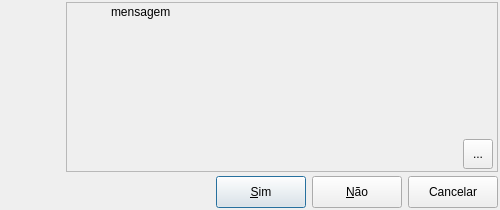
<?xml version="1.0" encoding="UTF-8"?>
<ui version="4.0">
 <class>CaixaMensagem</class>
 <widget class="QDialog" name="CaixaMensagem">
  <property name="windowModality">
   <enum>Qt::ApplicationModal</enum>
  </property>
  <property name="geometry">
   <rect>
    <x>0</x>
    <y>0</y>
    <width>500</width>
    <height>210</height>
   </rect>
  </property>
  <property name="sizePolicy">
   <sizepolicy hsizetype="Minimum" vsizetype="Minimum">
    <horstretch>0</horstretch>
    <verstretch>0</verstretch>
   </sizepolicy>
  </property>
  <property name="minimumSize">
   <size>
    <width>500</width>
    <height>210</height>
   </size>
  </property>
  <property name="windowTitle">
   <string>Dialog</string>
  </property>
  <property name="windowIcon">
   <iconset resource="../res/resources.qrc">
    <normaloff>:/icones/icones/pgsqlModeler48x48.png</normaloff>:/icones/icones/pgsqlModeler48x48.png</iconset>
  </property>
  <layout class="QGridLayout" name="gridLayout_4">
   <property name="margin">
    <number>2</number>
   </property>
   <property name="spacing">
    <number>4</number>
   </property>
   <item row="0" column="0" rowspan="2">
    <widget class="QWidget" name="imgmeio_wgt" native="true">
     <property name="minimumSize">
      <size>
       <width>60</width>
       <height>0</height>
      </size>
     </property>
     <property name="maximumSize">
      <size>
       <width>60</width>
       <height>16777215</height>
      </size>
     </property>
     <property name="styleSheet">
      <string notr="true">background-image: url(:/imagens/imagens/barra_logo_meio_cinza.png); background-repeat: repeat-y;
border: 1px #ff00ff solid;</string>
     </property>
     <layout class="QVBoxLayout" name="verticalLayout">
      <property name="spacing">
       <number>0</number>
      </property>
      <property name="margin">
       <number>0</number>
      </property>
      <item>
       <widget class="QLabel" name="label">
        <property name="sizePolicy">
         <sizepolicy hsizetype="Fixed" vsizetype="Fixed">
          <horstretch>0</horstretch>
          <verstretch>0</verstretch>
         </sizepolicy>
        </property>
        <property name="minimumSize">
         <size>
          <width>60</width>
          <height>82</height>
         </size>
        </property>
        <property name="maximumSize">
         <size>
          <width>60</width>
          <height>82</height>
         </size>
        </property>
        <property name="text">
         <string/>
        </property>
        <property name="pixmap">
         <pixmap resource="../res/resources.qrc">:/imagens/imagens/barra_logo_topo.png</pixmap>
        </property>
       </widget>
      </item>
      <item>
       <spacer name="verticalSpacer_2">
        <property name="orientation">
         <enum>Qt::Vertical</enum>
        </property>
        <property name="sizeHint" stdset="0">
         <size>
          <width>20</width>
          <height>15</height>
         </size>
        </property>
       </spacer>
      </item>
      <item>
       <widget class="QLabel" name="label_2">
        <property name="minimumSize">
         <size>
          <width>60</width>
          <height>119</height>
         </size>
        </property>
        <property name="maximumSize">
         <size>
          <width>60</width>
          <height>119</height>
         </size>
        </property>
        <property name="text">
         <string/>
        </property>
        <property name="pixmap">
         <pixmap resource="../res/resources.qrc">:/imagens/imagens/barra_logo_base.png</pixmap>
        </property>
       </widget>
      </item>
     </layout>
    </widget>
   </item>
   <item row="0" column="1">
    <widget class="QFrame" name="frame">
     <property name="sizePolicy">
      <sizepolicy hsizetype="Minimum" vsizetype="Minimum">
       <horstretch>0</horstretch>
       <verstretch>0</verstretch>
      </sizepolicy>
     </property>
     <property name="minimumSize">
      <size>
       <width>432</width>
       <height>168</height>
      </size>
     </property>
     <property name="frameShape">
      <enum>QFrame::StyledPanel</enum>
     </property>
     <property name="frameShadow">
      <enum>QFrame::Raised</enum>
     </property>
     <layout class="QGridLayout" name="gridLayout_3">
      <property name="margin">
       <number>2</number>
      </property>
      <item row="1" column="0">
       <layout class="QHBoxLayout" name="horizontalLayout_3">
        <property name="spacing">
         <number>0</number>
        </property>
        <property name="rightMargin">
         <number>2</number>
        </property>
        <item>
         <spacer name="horizontalSpacer">
          <property name="orientation">
           <enum>Qt::Horizontal</enum>
          </property>
          <property name="sizeHint" stdset="0">
           <size>
            <width>361</width>
            <height>27</height>
           </size>
          </property>
         </spacer>
        </item>
        <item>
         <widget class="QToolButton" name="exibir_exec_tb">
          <property name="minimumSize">
           <size>
            <width>30</width>
            <height>30</height>
           </size>
          </property>
          <property name="toolTip">
           <string>Exibir/Esconder pilha de exceções.</string>
          </property>
          <property name="text">
           <string>...</string>
          </property>
          <property name="icon">
           <iconset resource="../res/resources.qrc">
            <normaloff>:/icones/icones/refazer.png</normaloff>:/icones/icones/refazer.png</iconset>
          </property>
          <property name="iconSize">
           <size>
            <width>22</width>
            <height>22</height>
           </size>
          </property>
          <property name="checkable">
           <bool>true</bool>
          </property>
         </widget>
        </item>
       </layout>
      </item>
      <item row="0" column="0">
       <widget class="QStackedWidget" name="grupo_objs_wgt">
        <property name="sizePolicy">
         <sizepolicy hsizetype="Minimum" vsizetype="Minimum">
          <horstretch>0</horstretch>
          <verstretch>0</verstretch>
         </sizepolicy>
        </property>
        <property name="minimumSize">
         <size>
          <width>424</width>
          <height>122</height>
         </size>
        </property>
        <property name="frameShape">
         <enum>QFrame::NoFrame</enum>
        </property>
        <property name="frameShadow">
         <enum>QFrame::Plain</enum>
        </property>
        <property name="currentIndex">
         <number>0</number>
        </property>
        <widget class="QWidget" name="pg1_4">
         <layout class="QGridLayout" name="gridLayout_9">
          <property name="margin">
           <number>0</number>
          </property>
          <property name="spacing">
           <number>0</number>
          </property>
          <item row="0" column="0">
           <layout class="QGridLayout" name="gridLayout_7">
            <property name="spacing">
             <number>2</number>
            </property>
            <item row="0" column="0">
             <widget class="QLabel" name="icone_lb">
              <property name="minimumSize">
               <size>
                <width>40</width>
                <height>40</height>
               </size>
              </property>
              <property name="maximumSize">
               <size>
                <width>40</width>
                <height>40</height>
               </size>
              </property>
              <property name="text">
               <string/>
              </property>
              <property name="pixmap">
               <pixmap resource="../res/resources.qrc">:/icones/icones/msgbox_erro.png</pixmap>
              </property>
              <property name="alignment">
               <set>Qt::AlignCenter</set>
              </property>
             </widget>
            </item>
            <item row="0" column="1" rowspan="2">
             <widget class="QLabel" name="texto_lb">
              <property name="enabled">
               <bool>true</bool>
              </property>
              <property name="sizePolicy">
               <sizepolicy hsizetype="Preferred" vsizetype="Preferred">
                <horstretch>0</horstretch>
                <verstretch>0</verstretch>
               </sizepolicy>
              </property>
              <property name="minimumSize">
               <size>
                <width>0</width>
                <height>40</height>
               </size>
              </property>
              <property name="maximumSize">
               <size>
                <width>16777215</width>
                <height>16777215</height>
               </size>
              </property>
              <property name="acceptDrops">
               <bool>false</bool>
              </property>
              <property name="autoFillBackground">
               <bool>false</bool>
              </property>
              <property name="styleSheet">
               <string notr="true"/>
              </property>
              <property name="text">
               <string>mensagem</string>
              </property>
              <property name="textFormat">
               <enum>Qt::AutoText</enum>
              </property>
              <property name="scaledContents">
               <bool>true</bool>
              </property>
              <property name="alignment">
               <set>Qt::AlignLeading|Qt::AlignLeft|Qt::AlignTop</set>
              </property>
              <property name="wordWrap">
               <bool>true</bool>
              </property>
              <property name="margin">
               <number>1</number>
              </property>
              <property name="textInteractionFlags">
               <set>Qt::NoTextInteraction</set>
              </property>
             </widget>
            </item>
            <item row="1" column="0">
             <spacer name="verticalSpacer">
              <property name="orientation">
               <enum>Qt::Vertical</enum>
              </property>
              <property name="sizeHint" stdset="0">
               <size>
                <width>37</width>
                <height>26</height>
               </size>
              </property>
             </spacer>
            </item>
           </layout>
          </item>
         </layout>
        </widget>
        <widget class="QWidget" name="pg2_4">
         <layout class="QGridLayout" name="gridLayout_8">
          <property name="leftMargin">
           <number>2</number>
          </property>
          <property name="topMargin">
           <number>2</number>
          </property>
          <property name="rightMargin">
           <number>0</number>
          </property>
          <property name="bottomMargin">
           <number>0</number>
          </property>
          <property name="spacing">
           <number>0</number>
          </property>
          <item row="0" column="0">
           <widget class="QTreeWidget" name="excecoes_trw">
            <property name="font">
             <font>
              <pointsize>8</pointsize>
             </font>
            </property>
            <property name="lineWidth">
             <number>1</number>
            </property>
            <property name="midLineWidth">
             <number>1</number>
            </property>
            <property name="autoScrollMargin">
             <number>16</number>
            </property>
            <property name="editTriggers">
             <set>QAbstractItemView::NoEditTriggers</set>
            </property>
            <property name="alternatingRowColors">
             <bool>true</bool>
            </property>
            <property name="selectionMode">
             <enum>QAbstractItemView::NoSelection</enum>
            </property>
            <property name="selectionBehavior">
             <enum>QAbstractItemView::SelectItems</enum>
            </property>
            <property name="indentation">
             <number>15</number>
            </property>
            <property name="uniformRowHeights">
             <bool>false</bool>
            </property>
            <property name="animated">
             <bool>false</bool>
            </property>
            <property name="wordWrap">
             <bool>false</bool>
            </property>
            <column>
             <property name="text">
              <string>Exceções</string>
             </property>
            </column>
           </widget>
          </item>
         </layout>
        </widget>
       </widget>
      </item>
     </layout>
    </widget>
   </item>
   <item row="1" column="1">
    <layout class="QGridLayout" name="gridLayout_2">
     <item row="0" column="0">
      <spacer>
       <property name="orientation">
        <enum>Qt::Horizontal</enum>
       </property>
       <property name="sizeHint" stdset="0">
        <size>
         <width>298</width>
         <height>27</height>
        </size>
       </property>
      </spacer>
     </item>
     <item row="0" column="1">
      <widget class="QWidget" name="container_wgt" native="true">
       <layout class="QGridLayout" name="gridLayout">
        <property name="margin">
         <number>0</number>
        </property>
        <item row="0" column="0">
         <widget class="QPushButton" name="sim_ok_btn">
          <property name="minimumSize">
           <size>
            <width>90</width>
            <height>32</height>
           </size>
          </property>
          <property name="maximumSize">
           <size>
            <width>90</width>
            <height>16777215</height>
           </size>
          </property>
          <property name="text">
           <string>&amp;Sim</string>
          </property>
          <property name="icon">
           <iconset resource="../res/resources.qrc">
            <normaloff>:/icones/icones/confirmar.png</normaloff>:/icones/icones/confirmar.png</iconset>
          </property>
          <property name="autoDefault">
           <bool>true</bool>
          </property>
          <property name="default">
           <bool>false</bool>
          </property>
         </widget>
        </item>
        <item row="0" column="2">
         <widget class="QPushButton" name="nao_btn">
          <property name="minimumSize">
           <size>
            <width>90</width>
            <height>32</height>
           </size>
          </property>
          <property name="maximumSize">
           <size>
            <width>90</width>
            <height>16777215</height>
           </size>
          </property>
          <property name="text">
           <string>&amp;Não</string>
          </property>
          <property name="icon">
           <iconset resource="../res/resources.qrc">
            <normaloff>:/icones/icones/fechar1.png</normaloff>:/icones/icones/fechar1.png</iconset>
          </property>
         </widget>
        </item>
        <item row="0" column="3">
         <widget class="QPushButton" name="cancelar_btn">
          <property name="minimumSize">
           <size>
            <width>90</width>
            <height>32</height>
           </size>
          </property>
          <property name="text">
           <string>Cancelar</string>
          </property>
          <property name="icon">
           <iconset resource="../res/resources.qrc">
            <normaloff>:/icones/icones/msgbox_erro.png</normaloff>:/icones/icones/msgbox_erro.png</iconset>
          </property>
         </widget>
        </item>
       </layout>
      </widget>
     </item>
    </layout>
   </item>
  </layout>
 </widget>
 <resources>
  <include location="../res/resources.qrc"/>
 </resources>
 <connections/>
</ui>
